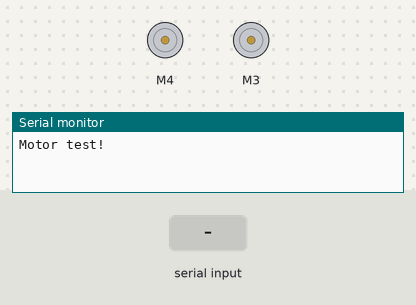
The sketch below on a simulated Arduino Uno, built with avr-gcc and run on an emulated ATmega328P. Parts: 2 × DC motor (green arrow = forward, orange = backward, longer = faster), the last lines printed to the serial monitor. The test bench sets the inputs (shaded band).

Above: at 1.2 s.
1.3 s: "90,45\n" received over Serial
At 1.7 s:
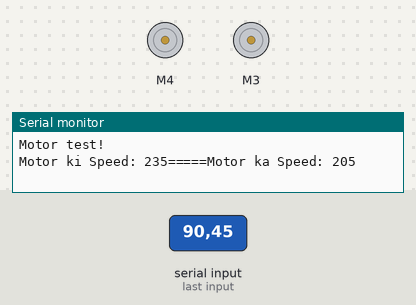
2.9 s: "0\n" received over Serial
At 4.1 s:
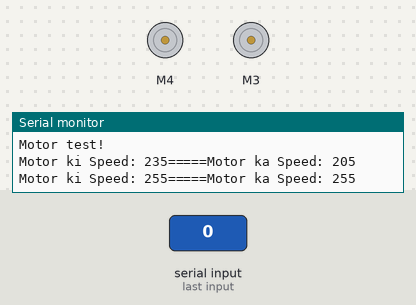
Timing chart, 0 to 5.9 s (numbered marks = the images above; inputs shaded):
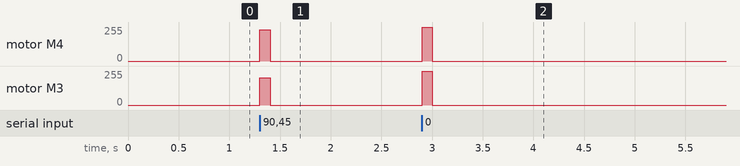

Measured:
- after the input at 1.3 s, motor M4: stopped → forward 235/255 at once, → stopped 0.10 s later; motor M3: stopped → forward 205/255 at once, → stopped 0.10 s later
- after the input at 2.9 s, motor M4, motor M3: stopped → forward 255/255 at once, → stopped 0.10 s later

The sketch:

MotorTest.ino
```cpp
#include <AFMotor.h>

AF_DCMotor motor(4); //motor kiri

AF_DCMotor motor2(3); //motor kanan

unsigned long previousMillis = 0;
int set_kecepatan = 220;
float Kp = 0.5;
const long interval = 1000;
void setup() {
  Serial.begin(115200);           // set up Serial library at 9600 bps
  Serial.println("Motor test!");
  motor.run(RELEASE);
  motor2.run(RELEASE);
  // turn on motor
//  motor.setSpeed(255);
//  motor2.setSpeed(255);

}

void loop() {
  int data_1m;
  int data_2m;
  int set_point_sensor = 0;
  int pv;
  int Error;
  float P;
  if (Serial.available())
  {
    unsigned long currentMillis = millis();
    String data = Serial.readStringUntil('\n');
    int data_in = data.toInt();
    if (data_in == 0 )
    {
      data_1m = 255;
      data_2m = 255;
    }
    else if (data_in > 0)
    {
      pv = -30;
      Error = set_point_sensor - pv;
      P = Kp * Error;
      data_1m = set_kecepatan + P;
      data_2m = set_kecepatan - P;
    }
    else if (data_in < 0)
    {
      pv = 30;
      Error = set_point_sensor - pv;
      P = Kp * Error;
      data_1m = set_kecepatan + P;
      data_2m = set_kecepatan - P;
    }

    motor.setSpeed(data_1m);
    motor2.setSpeed(data_2m);

    Serial.print("Motor ki Speed: ");
    Serial.print(data_1m);
    Serial.print("=====");
    Serial.print("Motor ka Speed: ");
    Serial.println(data_2m);

    motor.run(FORWARD);
    motor2.run(FORWARD);
    delay(100);
  }
  else
  {
    motor.run(RELEASE);
    motor2.run(RELEASE);
    delay(1);
  }


}

//    String data_1 = data.substring(0, data.indexOf("#"));
//    String data_2 = data.substring(data.indexOf("#")+1);
//    int data_1m = data_1.toInt();
//    int data_2m = data_2.toInt();
```
